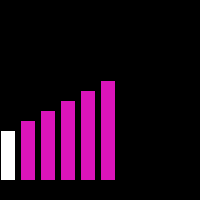
Frame 1 (no input)
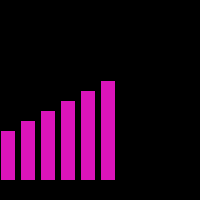
Frame 60 (the mouse pressed at the canvas centre just before this capture)
Frame 120 (the mouse held since frame 60 and released just before this capture): identical to frame 60, image omitted

The Processing sketch that drew these frames (run headless with seeded random() and noise(); from frame 60 on, the mouse is pressed at the canvas centre):

// Processing sketch: processing_97328
// ── processing_97328.pde

//Monyse Takaki
//Alturas
void setup () {
  size (200, 200);
  background (0);
}

int [] largura = {
  10, 20, 30, 40, 50, 60
};
int [] altura = {
  50, 60, 70, 80, 90, 100
};

int i=100;
void draw() {

  for (int i=0; i< largura.length; i=i+1) {

    rect ( 20*i, 180, 15, -altura[i]);
    if (mouseX>100) {
      fill (255);
    } 
    else {

      fill (219, 20, 186);
    }
  }
}
